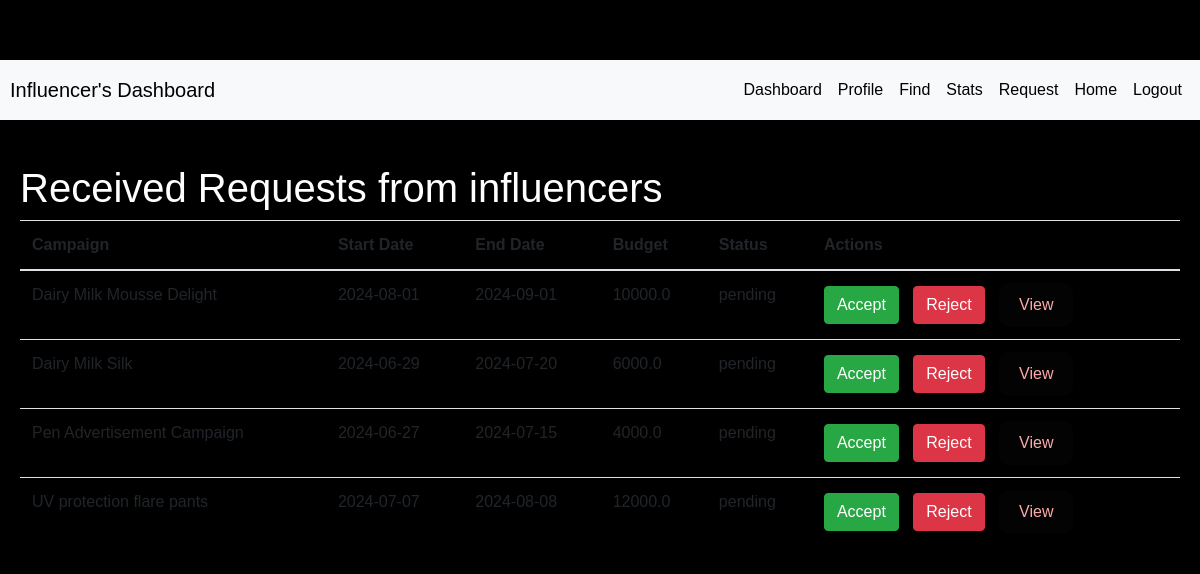
Page /requests_to_influencer (signed in) on the committed database.
### tables this page shows
CREATE TABLE "influencer_request" (
	"id"	INTEGER,
	"influencer_id"	INTEGER NOT NULL,
	"campaign_id"	INTEGER NOT NULL,
	"status"	BOOLEAN NOT NULL,
	FOREIGN KEY("campaign_id") REFERENCES "campaign"("id"),
	FOREIGN KEY("influencer_id") REFERENCES "user"("id"),
	PRIMARY KEY("id" AUTOINCREMENT)
);

CREATE TABLE campaign (
                        id INTEGER PRIMARY KEY AUTOINCREMENT,
                        sponsor_id INTEGER NOT NULL,
                        title TEXT NOT NULL,
                        description TEXT,
                        image_url TEXT,
                        niche TEXT,
                        start_date TEXT,
                        end_date TEXT,
                        budget REAL,
                        FOREIGN KEY(sponsor_id) REFERENCES user(id)
                      );

### project/app.py (the view)
@app.route('/requests_to_influencer')
@login_required
@role_required('influencer')
def requests_to_influencer():
    try:
        influencer_id = session.get('id')
        if not influencer_id:
            flash('Influencer ID not found in session.', 'danger')
            return redirect(url_for('login'))
        db = get_db()
        db.row_factory = sqlite3.Row  # This allows us to access rows as dictionaries
        cursor = db.cursor()
        cursor.execute('''
            SELECT c.id, c.title, c.start_date, c.end_date, c.budget, ic.status, ic.campaign_id
            FROM influencer_request ic
            JOIN campaign c ON ic.campaign_id = c.sponsor_id
            WHERE ic.influencer_id = ?
        ''', (influencer_id,))
        sent_requests = cursor.fetchall()
        sent_requests = [dict(request) for request in sent_requests]
    except Exception as e:
        print(f"Error fetching requests: {e}")
        flash('Error fetching requests. Please try again later.', 'danger')
        return redirect(url_for('requests_to_influencer'))
    finally:
        if cursor:
            cursor.close()
        if db:
            db.close()
    return render_template('requests_to_influencer.html', sent_requests=sent_requests,influencer_id=influencer_id)

### project/app.py (called while the page is built)
def get_db():
    conn = sqlite3.connect(DATABASE)
    conn.row_factory = sqlite3.Row
    return conn

@app.before_request
def initialize_db():
    global db_initialized
    if not db_initialized:
        create_tables()
        db_initialized = True

def login_required(f):
    @wraps(f)
    def decorated_function(*args, **kwargs):
        if 'username' not in session:
            flash('Please log in to access this page.', 'danger')
            return redirect(url_for('login'))
        return f(*args, **kwargs)
    return decorated_function

def role_required(role):
    def decorator(f):
        @wraps(f)
        def decorated_function(*args, **kwargs):
            if session.get('role') != role:
                flash('Unauthorized access.', 'danger')
                return redirect(url_for('index'))
            return f(*args, **kwargs)
        return decorated_function
    return decorator

### project/templates/requests_to_influencer.html (shortened to what this page needs)
<!DOCTYPE html>
<html lang="en">
<head>
    <link href="https://stackpath.bootstrapcdn.com/bootstrap/4.5.2/css/bootstrap.min.css" rel="stylesheet">
    <link href="{{ url_for('static', filename='styles.css') }}" rel="stylesheet">
</head>
<body>
    <nav class="navbar navbar-expand-lg navbar-light bg-light">
        <a class="navbar-brand" href="#">Influencer's Dashboard</a>
        <div class="collapse navbar-collapse" id="navbarNav">
            <ul class="navbar-nav ml-auto">
                <li class="nav-item">
                    <a class="nav-link" href="{{ url_for('influencer_dashboard') }}">Dashboard</a>
                </li>
                <li class="nav-item">
                    <a class="nav-link" href="{{ url_for('profile_influencer') }}">Profile</a>
                </li>
                <li class="nav-item">
                    <a class="nav-link" href="{{ url_for('find_influencer') }}">Find</a>
                </li>
                <li class="nav-item">
                    <a class="nav-link" href="{{ url_for('stats_influencer') }}">Stats</a>
                </li>
                <li class="nav-item active">
                    <a class="nav-link" href="{{ url_for('requests_to_influencer') }}">Request</a>
                </li>
                <li class="nav-item active">
                    <a class="nav-link" href="{{ url_for('index') }}">Home</a>
                </li>
                <li class="nav-item">
                    <a class="nav-link" href="{{ url_for('logout') }}">Logout</a>
                </li>
            </ul>
        </div>
    </nav>
    {% block dashboard_requests %}
    <div class="container mt-4">
        <h1>Received Requests from influencers</h1>
        {% if sent_requests %}
            <table class="table">
                <thead>
                    <tr>
                        <th>Campaign</th>
                        <th>Start Date</th>
                        <th>End Date</th>
                        <th>Budget</th>
                        <th>Status</th>
                        <th>Actions</th>
                    </tr>
                </thead>
                <tbody>
                    {% for request in sent_requests %}
                        <tr>
                            <td>{{ request.title }}</td>
                            <td>{{ request.start_date }}</td>
                            <td>{{ request.end_date }}</td>
                            <td>{{ request.budget }}</td>
                            <td>{{ request.status }}</td>
                            <td>
                                {% if request.status == 'pending' %}
                                <form action="{{ url_for('accept_request', request_id=request.campaign_id, influencer_id=influencer_id) }}" method="post" style="display:inline;">
                                    <button type="submit" class="btn btn-success">Accept</button>
                                </form>
                                <form action="{{ url_for('reject_request', request_id=request.id) }}" method="post" style="display:inline;">
                                    <button type="submit" class="btn btn-danger">Reject</button>
                                </form>
                                {% elif request.status == 'accepted' %}
                                    <a href="{{ url_for('rating_earning', campaign_id=request.campaign_id) }}" class="btn btn-success">Rate & Earn</a>
                                {% else %}
                                    <button class="btn btn-secondary" disabled>Action not available</button>
                                {% endif %}
                                <a href="{{ url_for('view_campaign', campaign_id=request.campaign_id) }}" class="btn btn-primary">View</a>
                            </td>
                        </tr>
                    {% endfor %}
                </tbody>
            </table>
        {% else %}
            <p>No requests sent to influencers found.</p>
        {% endif %}
    </div>
    {% endblock %}

### project/static/styles.css (style rules this page uses)
body { padding-top: 60px; }
.container { max-width: 600px; margin: 0 auto; }
body { background-color: #000000; color: #cccccc; font-family: Arial, sans-serif; }
.navbar { background-color: #000000; }
.navbar-brand, .navbar-nav .nav-link { text-align: center; color: #000000 !important; }
.btn-primary { background-color: #ffcc99; border-color: #ffcc99; color: #000000; }

### project/templates/requests_to_influencer.html (style rules this page uses)
* { margin: 0; padding: 0; box-sizing: border-box; }
body { font-family: Arial, sans-serif; background-color: #000; color: #fff; }
.navbar { background-color: aquamarine; padding: 10px; }
.navbar-brand, .nav-link { color: #000 !important; }
.container { max-width: 1400px; margin: auto; padding: 20px; }
.btn-primary { background-color: rgb(3, 3, 3); color: rgb(252, 170, 170); border-radius: 10px; padding: 10px 20px; border: none; transition: background-color 0.3s ease-in-out; }
.btn-primary, .btn-success, .btn-danger { margin-right: 10px; }

### rows in the picture
influencer_request: title "Dairy Milk Mousse Delight", start_date "2024-08-01", end_date "2024-09-01", budget "10000.0", status "pending", title "Dairy Milk Silk", start_date "2024-06-29", end_date "2024-07-20", budget "6000.0"
influencer_request: title "Pen Advertisement Campaign", start_date "2024-06-27", end_date "2024-07-15", budget "4000.0", status "pending"
influencer_request: title "UV protection flare pants", start_date "2024-07-07", end_date "2024-08-08", budget "12000.0", status "pending"
